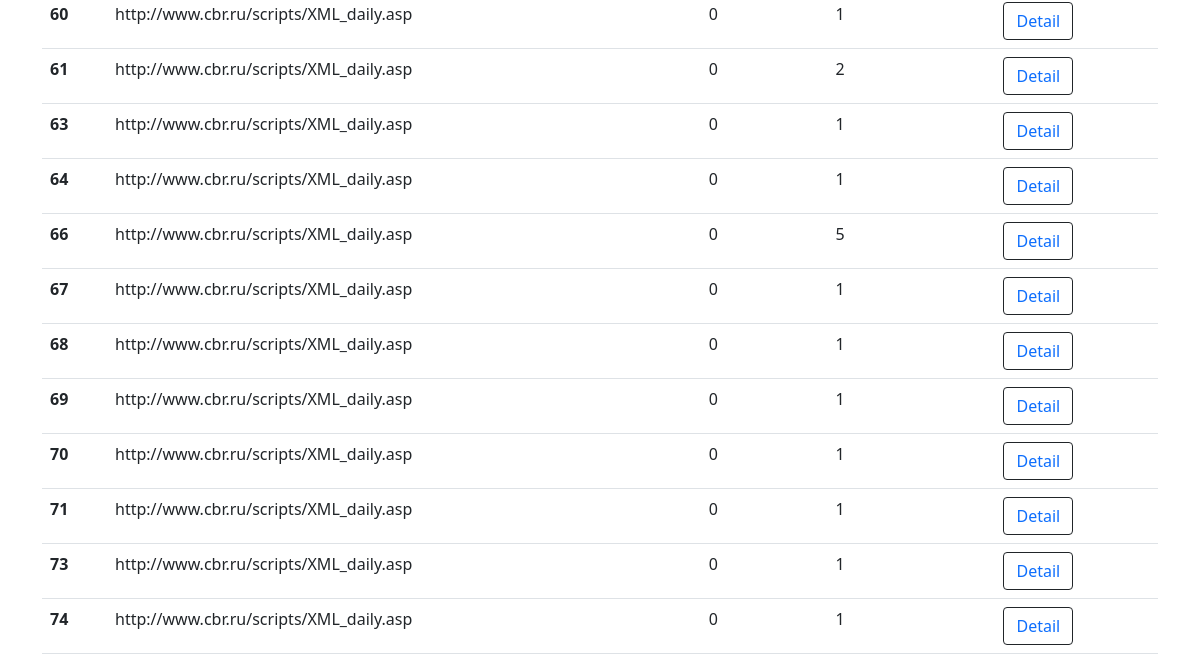
The app's page /list/ (lower part), older data.
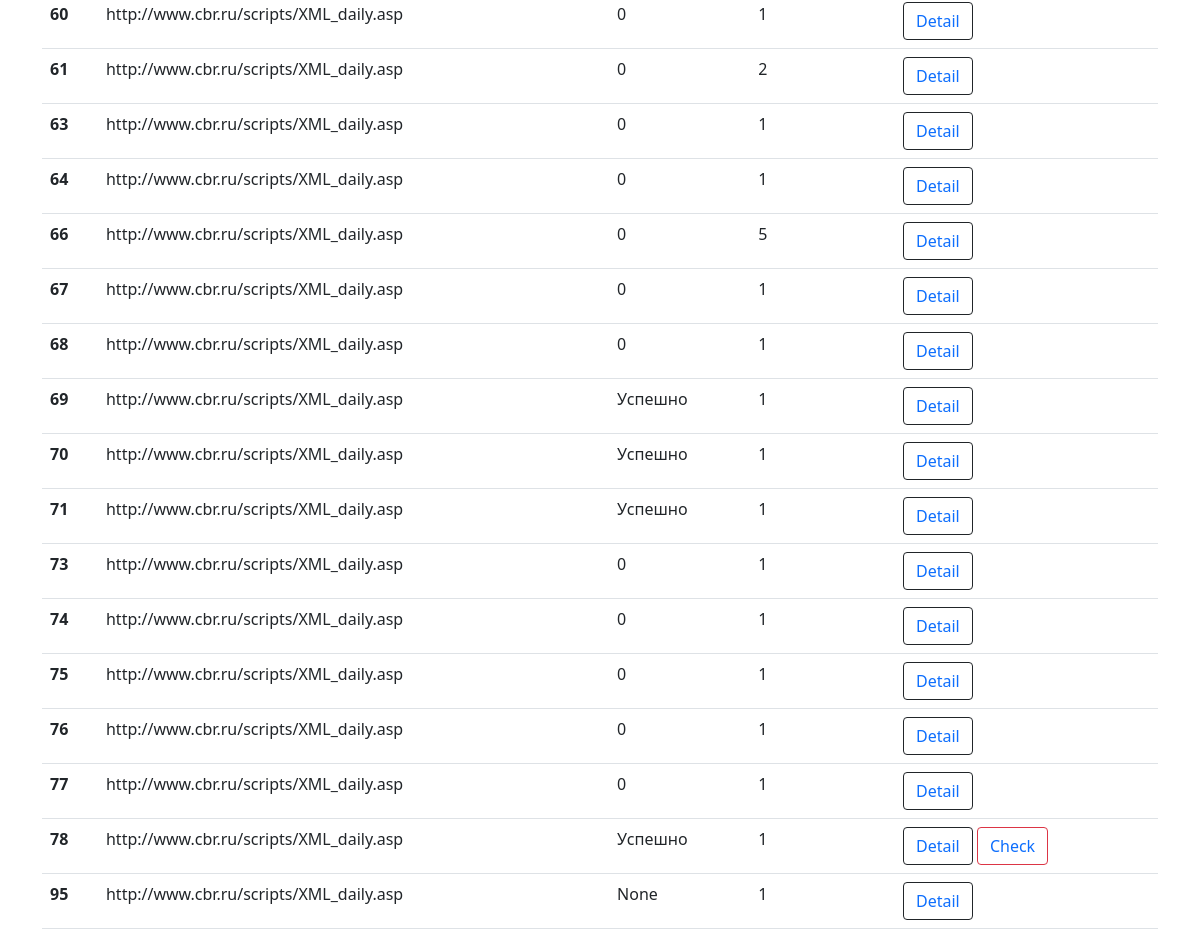
The same page, newer data.
### task/models.py (models this page shows, shortened)
class Task(models.Model):
    CATEGORY_CHOICES = (
        (1, 'Действие 1'),
        (2, 'Действие 2'),
        (3, 'Действие 3'),
        (4, 'Действие 4'),
        (5, 'Действие 5'),
    )
    STATUS_CHOICES = (
        (1, ' Успешно'),
        (2, 'Ошибка'),
        (3, 'Ожидание'),
    )
    url = models.CharField('url', max_length=150)
    content = models.TextField(blank=True)
    response = models.TextField(default=None, null=True)
    status = models.PositiveSmallIntegerField('Ответ', choices=STATUS_CHOICES, null=True)
    is_active = models.BooleanField(default=True)
    category = models.PositiveSmallIntegerField('Тип задачи', choices=CATEGORY_CHOICES, null=True)
    started_at = models.DateTimeField(auto_now_add=True)
    finished_at = models.DateTimeField(default=None, null=True, blank=True)
    created_at = models.DateTimeField(editable=False)
    updated_at = models.DateTimeField(editable=False)
    deleted_at = models.DateTimeField(default=None, null=True, blank=True)
    user = models.ForeignKey(User, verbose_name="Пользователь", on_delete=models.SET_NULL, null=True)
    package = models.IntegerField("PackageID", default=None, null=True)
    parent = models.ForeignKey(
        'self', verbose_name="Задача", on_delete=models.SET_NULL, blank=True, null=True
    )
    class Meta:
        verbose_name = "Задача"
        verbose_name_plural = "Задачи"

### task/views.py (the view)
# urls.py: path('list/', TaskListView.as_view(), name='tasks'),
class TaskListView(ListView):
    model = Task
    queryset = Task.objects.all()
    template_name = 'tasks/task_list.html'

### templates/tasks/task_list.html (shortened to what this page needs)
{% extends 'base.html' %}
{% block content %}
<table class="table table-hover">
    <tbody>
    {% for task in task_list %}
    <tr>
        <th scope="row">{{task.id}}</th>
        <td>{{task.url}}</td>
        <td>{{task.get_status_display}}</td>
        <td>{{task.category}}</td>
        <td>
            <button type="button" class="btn btn-outline-dark">
                <a href="{% url 'task_id' task.id %}" style="text-decoration:none;">
                    Detail
                </a>
            </button>
            {% if task.package %}
            <button type="button" class="btn btn-outline-danger">
                <a href="{% url 'add_to_queue' task.id %}" style="text-decoration:none;">
                    Check
                </a>
            </button>
            {% endif %}
        </td>
    </tr>
    {%endfor%}
    </tbody>
</table>
{%endblock content%}

### templates/base.html (shortened to what this page needs)
<!DOCTYPE html>
{% load static %}
<html lang="en">
<head>
    <link href="https://cdn.jsdelivr.net/npm/bootstrap@5.0.1/dist/css/bootstrap.min.css" rel="stylesheet"
>
</head>
<body>
<div class="container">
    {% block content %}
    {% endblock content %}
</div>
</body>
</html>

Row changes from the older to the newer data that the page shows:
changed Task id 69: status "0" → "Успешно"
changed Task id 70: status "0" → "Успешно"
changed Task id 71: status "0" → "Успешно"
added Task: id "75", url "http://www.cbr.ru/scripts/XML_daily.asp", status "0", category "1"
added Task: id "76", url "http://www.cbr.ru/scripts/XML_daily.asp", status "0", category "1"
added Task: id "77", url "http://www.cbr.ru/scripts/XML_daily.asp", status "0", category "1"
added Task: id "78", url "http://www.cbr.ru/scripts/XML_daily.asp", status "Успешно", category "1", package "Check"
added Task: id "95", url "http://www.cbr.ru/scripts/XML_daily.asp", status "None", category "1"
